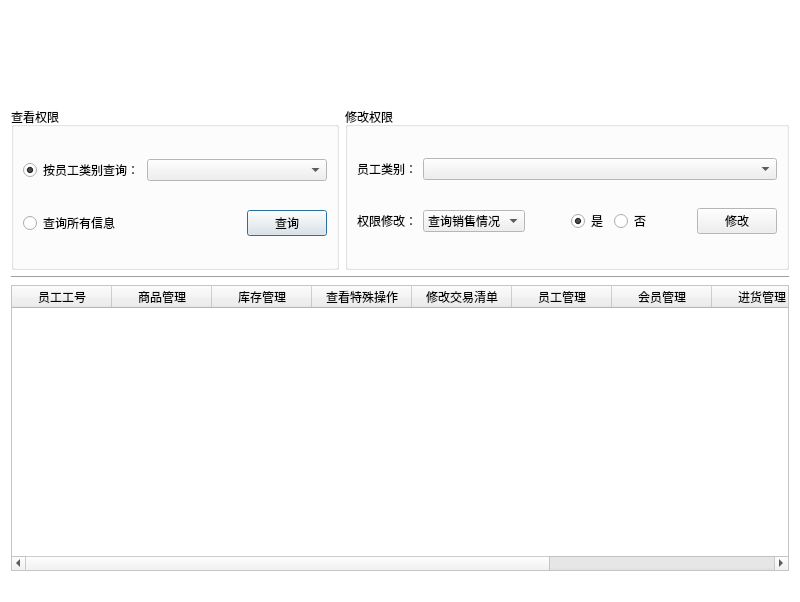
<?xml version="1.0" encoding="UTF-8"?>
<ui version="4.0">
 <class>RightClass</class>
 <widget class="QDialog" name="RightClass">
  <property name="geometry">
   <rect>
    <x>0</x>
    <y>0</y>
    <width>800</width>
    <height>602</height>
   </rect>
  </property>
  <property name="minimumSize">
   <size>
    <width>800</width>
    <height>602</height>
   </size>
  </property>
  <property name="maximumSize">
   <size>
    <width>800</width>
    <height>627</height>
   </size>
  </property>
  <property name="palette">
   <palette>
    <active>
     <colorrole role="Base">
      <brush brushstyle="SolidPattern">
       <color alpha="255">
        <red>255</red>
        <green>255</green>
        <blue>255</blue>
       </color>
      </brush>
     </colorrole>
     <colorrole role="Window">
      <brush brushstyle="SolidPattern">
       <color alpha="255">
        <red>255</red>
        <green>255</green>
        <blue>255</blue>
       </color>
      </brush>
     </colorrole>
     <colorrole role="Shadow">
      <brush brushstyle="SolidPattern">
       <color alpha="255">
        <red>255</red>
        <green>255</green>
        <blue>255</blue>
       </color>
      </brush>
     </colorrole>
    </active>
    <inactive>
     <colorrole role="Base">
      <brush brushstyle="SolidPattern">
       <color alpha="255">
        <red>255</red>
        <green>255</green>
        <blue>255</blue>
       </color>
      </brush>
     </colorrole>
     <colorrole role="Window">
      <brush brushstyle="SolidPattern">
       <color alpha="255">
        <red>255</red>
        <green>255</green>
        <blue>255</blue>
       </color>
      </brush>
     </colorrole>
     <colorrole role="Shadow">
      <brush brushstyle="SolidPattern">
       <color alpha="255">
        <red>255</red>
        <green>255</green>
        <blue>255</blue>
       </color>
      </brush>
     </colorrole>
    </inactive>
    <disabled>
     <colorrole role="Base">
      <brush brushstyle="SolidPattern">
       <color alpha="255">
        <red>255</red>
        <green>255</green>
        <blue>255</blue>
       </color>
      </brush>
     </colorrole>
     <colorrole role="Window">
      <brush brushstyle="SolidPattern">
       <color alpha="255">
        <red>255</red>
        <green>255</green>
        <blue>255</blue>
       </color>
      </brush>
     </colorrole>
     <colorrole role="Shadow">
      <brush brushstyle="SolidPattern">
       <color alpha="255">
        <red>255</red>
        <green>255</green>
        <blue>255</blue>
       </color>
      </brush>
     </colorrole>
    </disabled>
   </palette>
  </property>
  <property name="windowTitle">
   <string>权限管理</string>
  </property>
  <property name="windowIcon">
   <iconset resource="management.qrc">
    <normaloff>:/Management/Resources/ico.ico</normaloff>:/Management/Resources/ico.ico</iconset>
  </property>
  <layout class="QVBoxLayout" name="verticalLayout">
   <item>
    <widget class="QLabel" name="label">
     <property name="minimumSize">
      <size>
       <width>0</width>
       <height>90</height>
      </size>
     </property>
     <property name="text">
      <string/>
     </property>
    </widget>
   </item>
   <item>
    <layout class="QHBoxLayout" name="horizontalLayout_26">
     <item>
      <widget class="QGroupBox" name="groupBox_7">
       <property name="minimumSize">
        <size>
         <width>0</width>
         <height>163</height>
        </size>
       </property>
       <property name="maximumSize">
        <size>
         <width>16777215</width>
         <height>16777215</height>
        </size>
       </property>
       <property name="title">
        <string>查看权限</string>
       </property>
       <layout class="QVBoxLayout" name="verticalLayout_18">
        <item>
         <layout class="QHBoxLayout" name="horizontalLayout_33">
          <item>
           <widget class="QRadioButton" name="employeeClass_search_right_RBTN">
            <property name="minimumSize">
             <size>
              <width>0</width>
              <height>0</height>
             </size>
            </property>
            <property name="maximumSize">
             <size>
              <width>118</width>
              <height>16777215</height>
             </size>
            </property>
            <property name="text">
             <string>按员工类别查询：</string>
            </property>
            <property name="checked">
             <bool>true</bool>
            </property>
           </widget>
          </item>
          <item>
           <widget class="QComboBox" name="employeeClass_search_right_CB"/>
          </item>
         </layout>
        </item>
        <item>
         <layout class="QHBoxLayout" name="horizontalLayout_31">
          <item>
           <widget class="QRadioButton" name="all_search_right_RBTN">
            <property name="maximumSize">
             <size>
              <width>119</width>
              <height>16777215</height>
             </size>
            </property>
            <property name="text">
             <string>查询所有信息</string>
            </property>
           </widget>
          </item>
          <item>
           <spacer name="horizontalSpacer_10">
            <property name="orientation">
             <enum>Qt::Horizontal</enum>
            </property>
            <property name="sizeHint" stdset="0">
             <size>
              <width>40</width>
              <height>20</height>
             </size>
            </property>
           </spacer>
          </item>
          <item>
           <widget class="QPushButton" name="search_search_right_BTN">
            <property name="text">
             <string>查询</string>
            </property>
           </widget>
          </item>
         </layout>
        </item>
       </layout>
      </widget>
     </item>
     <item>
      <widget class="QGroupBox" name="groupBox_8">
       <property name="minimumSize">
        <size>
         <width>0</width>
         <height>163</height>
        </size>
       </property>
       <property name="title">
        <string>修改权限</string>
       </property>
       <layout class="QVBoxLayout" name="verticalLayout_16">
        <item>
         <layout class="QHBoxLayout" name="horizontalLayout_27">
          <item>
           <widget class="QLabel" name="label_6">
            <property name="minimumSize">
             <size>
              <width>0</width>
              <height>0</height>
             </size>
            </property>
            <property name="maximumSize">
             <size>
              <width>60</width>
              <height>16777215</height>
             </size>
            </property>
            <property name="text">
             <string>员工类别：</string>
            </property>
           </widget>
          </item>
          <item>
           <widget class="QComboBox" name="employeeClass_modify_right_CB"/>
          </item>
         </layout>
        </item>
        <item>
         <layout class="QHBoxLayout" name="horizontalLayout_28">
          <item>
           <widget class="QLabel" name="label_19">
            <property name="maximumSize">
             <size>
              <width>60</width>
              <height>16777215</height>
             </size>
            </property>
            <property name="text">
             <string>权限修改：</string>
            </property>
           </widget>
          </item>
          <item>
           <widget class="QComboBox" name="right_modify_right_CB">
            <item>
             <property name="text">
              <string>查询销售情况</string>
             </property>
            </item>
            <item>
             <property name="text">
              <string>修改交易清单</string>
             </property>
            </item>
            <item>
             <property name="text">
              <string>查看特殊操作</string>
             </property>
            </item>
            <item>
             <property name="text">
              <string>查询优惠记录</string>
             </property>
            </item>
            <item>
             <property name="text">
              <string>员工管理</string>
             </property>
            </item>
            <item>
             <property name="text">
              <string>会员管理</string>
             </property>
            </item>
            <item>
             <property name="text">
              <string>权限管理</string>
             </property>
            </item>
            <item>
             <property name="text">
              <string>库存管理</string>
             </property>
            </item>
            <item>
             <property name="text">
              <string>进货管理</string>
             </property>
            </item>
            <item>
             <property name="text">
              <string>商品管理</string>
             </property>
            </item>
           </widget>
          </item>
          <item>
           <spacer name="horizontalSpacer_11">
            <property name="orientation">
             <enum>Qt::Horizontal</enum>
            </property>
            <property name="sizeHint" stdset="0">
             <size>
              <width>40</width>
              <height>20</height>
             </size>
            </property>
           </spacer>
          </item>
          <item>
           <widget class="QRadioButton" name="yes_modify_right_RBTN">
            <property name="enabled">
             <bool>true</bool>
            </property>
            <property name="text">
             <string>是</string>
            </property>
            <property name="checked">
             <bool>true</bool>
            </property>
           </widget>
          </item>
          <item>
           <widget class="QRadioButton" name="no_modify_right_RBTN">
            <property name="text">
             <string>否</string>
            </property>
           </widget>
          </item>
          <item>
           <spacer name="horizontalSpacer_12">
            <property name="orientation">
             <enum>Qt::Horizontal</enum>
            </property>
            <property name="sizeHint" stdset="0">
             <size>
              <width>40</width>
              <height>20</height>
             </size>
            </property>
           </spacer>
          </item>
          <item>
           <widget class="QPushButton" name="modify_modify_right_BTN">
            <property name="text">
             <string>修改</string>
            </property>
           </widget>
          </item>
         </layout>
        </item>
       </layout>
      </widget>
     </item>
    </layout>
   </item>
   <item>
    <widget class="Line" name="line_3">
     <property name="frameShadow">
      <enum>QFrame::Sunken</enum>
     </property>
     <property name="lineWidth">
      <number>1</number>
     </property>
     <property name="orientation">
      <enum>Qt::Horizontal</enum>
     </property>
    </widget>
   </item>
   <item>
    <widget class="QTableWidget" name="rightInfo_right_TBW">
     <property name="toolTip">
      <string/>
     </property>
     <property name="statusTip">
      <string/>
     </property>
     <property name="whatsThis">
      <string/>
     </property>
     <property name="editTriggers">
      <set>QAbstractItemView::NoEditTriggers</set>
     </property>
     <property name="selectionBehavior">
      <enum>QAbstractItemView::SelectRows</enum>
     </property>
     <attribute name="horizontalHeaderStretchLastSection">
      <bool>true</bool>
     </attribute>
     <attribute name="verticalHeaderVisible">
      <bool>false</bool>
     </attribute>
     <column>
      <property name="text">
       <string>员工工号</string>
      </property>
     </column>
     <column>
      <property name="text">
       <string>商品管理</string>
      </property>
     </column>
     <column>
      <property name="text">
       <string>库存管理</string>
      </property>
     </column>
     <column>
      <property name="text">
       <string>查看特殊操作</string>
      </property>
     </column>
     <column>
      <property name="text">
       <string>修改交易清单</string>
      </property>
     </column>
     <column>
      <property name="text">
       <string>员工管理</string>
      </property>
     </column>
     <column>
      <property name="text">
       <string>会员管理</string>
      </property>
     </column>
     <column>
      <property name="text">
       <string>进货管理</string>
      </property>
     </column>
     <column>
      <property name="text">
       <string>权限管理</string>
      </property>
     </column>
     <column>
      <property name="text">
       <string>查询销售情况</string>
      </property>
     </column>
    </widget>
   </item>
   <item>
    <widget class="QLabel" name="status_right_LB">
     <property name="text">
      <string/>
     </property>
    </widget>
   </item>
  </layout>
 </widget>
 <resources>
  <include location="management.qrc"/>
 </resources>
 <connections/>
</ui>
